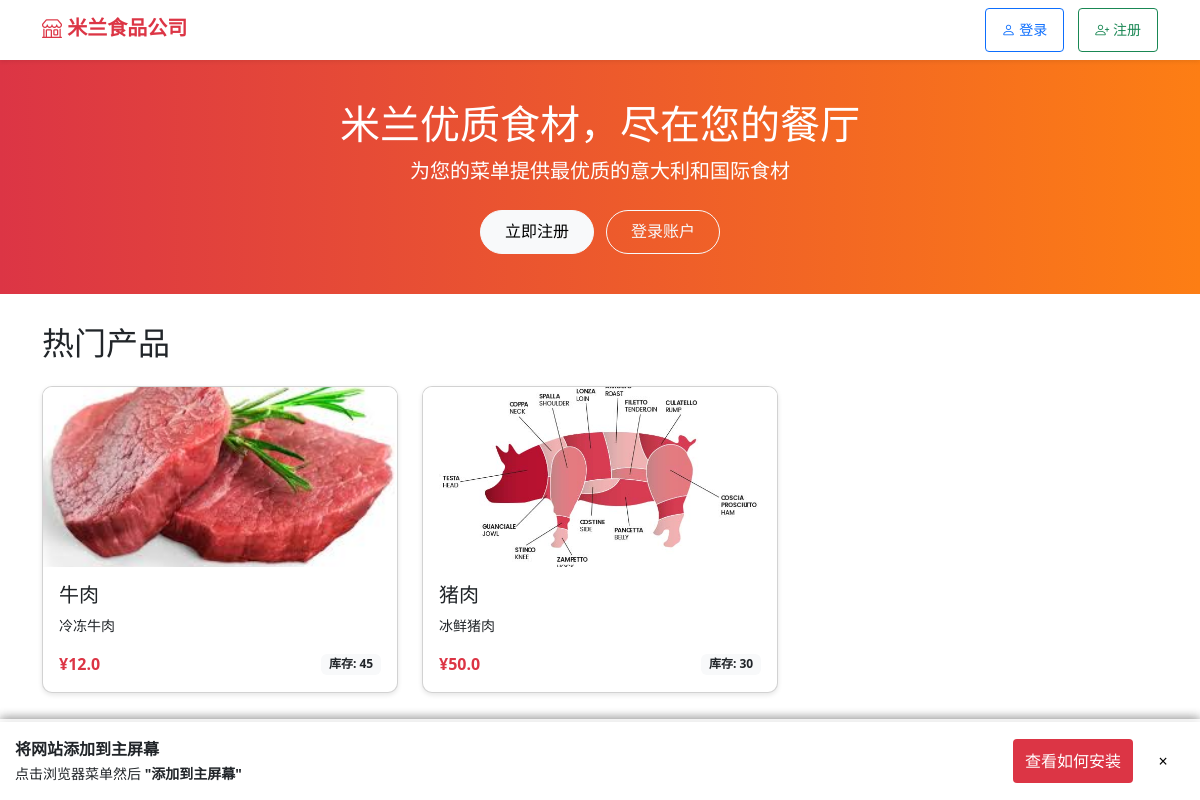
/client/, run on the app's committed database.
### app/db/models.py (models this page shows)
class Product(Base):
    __tablename__ = "products"
    id = Column(Integer, primary_key=True, index=True)
    name = Column(String, index=True)
    description = Column(Text, nullable=True)
    price = Column(Float)
    stock = Column(Integer, default=0)
    image_url = Column(String, nullable=True)
    is_active = Column(Boolean, default=True)
    unit_type = Column(String, default="份")  # 添加单位类型，如：箱、瓶、袋等
    expiry_days = Column(Integer, default=180, nullable=True)  # 默认保质期(天)
    stock_threshold = Column(Integer, default=10)  # 库存阈值，低于此值触发补货建议
    barcode = Column(String, nullable=True, index=True)  # 新增：产品条形码
    order_items = relationship("OrderItem", back_populates="product")
    inventory_items = relationship("Inventory", back_populates="product")

### app/api/endpoints/client.py (the view)
@router.get("/", response_class=HTMLResponse)
async def client_home(request: Request, db: Session = Depends(get_db)):
    products_list = product.get_available_products(db)
    return templates.TemplateResponse("client/index.html", {"request": request, "products": products_list})

### app/templates/client/index.html (shortened to what this page needs)
<!DOCTYPE html>
<html lang="zh">
<head>
    <link href="https://cdn.jsdelivr.net/npm/bootstrap@5.3.0-alpha1/dist/css/bootstrap.min.css" rel="stylesheet">
    <link rel="stylesheet" href="https://cdn.jsdelivr.net/npm/bootstrap-icons@1.10.3/font/bootstrap-icons.css">
<link rel="stylesheet" href="/mlsp/static/css/mobile-app.css">
<link rel="stylesheet" href="/mlsp/static/css/pwa-styles.css">
</head>
<body>
    <nav class="navbar navbar-expand-lg navbar-light bg-white shadow-sm">
        <div class="container">
            <a class="navbar-brand" href="/client">
                <i class="bi bi-shop"></i> 米兰食品公司
            </a>
            <div class="auth-buttons ms-auto">
                {% if request.cookies.get("restaurant_id") %}
                <a href="/mlsp/client/dashboard" class="btn btn-outline-primary btn-sm">
                    <i class="bi bi-person-circle"></i> 我的账户
                </a>
                <a href="/mlsp/logout" class="btn btn-outline-danger btn-sm">
                    <i class="bi bi-box-arrow-right"></i> 退出
                </a>
                {% else %}
                <a href="/mlsp/client/login" class="btn btn-outline-primary btn-sm">
                    <i class="bi bi-person"></i> 登录
                </a>
                <a href="/mlsp/client/register" class="btn btn-outline-success btn-sm">
                    <i class="bi bi-person-plus"></i> 注册
                </a>
                {% endif %}
            </div>
        </div>
    </nav>
    <div class="hero-section">
        <div class="container text-center">
            <h1>米兰优质食材，尽在您的餐厅</h1>
            <p class="lead">为您的菜单提供最优质的意大利和国际食材</p>
            {% if not request.cookies.get("restaurant_id") %}
            <div class="mt-4">
                <a href="/mlsp/client/register" class="btn btn-light rounded-pill px-4 py-2">立即注册</a>
                <a href="/mlsp/client/login" class="btn btn-outline-light rounded-pill px-4 py-2 ms-2">登录账户</a>
            </div>
            {% else %}
            <div class="mt-4">
                <a href="/mlsp/client/create-order" class="btn btn-light rounded-pill px-4 py-2">立即下单</a>
            </div>
            {% endif %}
        </div>
    </div>
    <div class="container mb-5">
        <h2 class="mb-4">热门产品</h2>
        <div class="row row-cols-1 row-cols-md-2 row-cols-lg-3 g-4">
            {% for product in products %}
            <div class="col">
                <div class="card product-card {% if product.stock <= 0 %}out-of-stock{% endif %}">
                    <img src="{% if product.image_url  and not product.image_url .startswith('/mlsp') and not product.image_url .startswith('http') %}/mlsp{{ product.image_url  }}{% else %}{{ product.image_url  }}{% endif %}"
                        class="card-img-top product-image"
                        alt="{{ product.name }}"
                    >
                    <div class="card-body">
                        <h5 class="card-title">{{ product.name }}</h5>
                        <p class="card-text small text-truncate">{{ product.description }}</p>
                        <div class="d-flex justify-content-between align-items-center">
                            <span class="text-danger fw-bold">¥{{ product.price }}</span>
                            <span class="badge bg-light text-dark">库存: {{ product.stock }}</span>
                        </div>
                    </div>
                </div>
            </div>
            {% endfor %}
        </div>
    </div>
    <nav class="navbar fixed-bottom navbar-light bg-white bottom-navbar py-2">
        <div class="container-fluid justify-content-around">
            <a href="/client" class="bottom-nav-link active">
                <span>首页</span>
            </a>
            <a href="/mlsp/client/products" class="bottom-nav-link">
                <span>产品</span>
            </a>
            <a href="/mlsp/client/create-order" class="bottom-nav-link">
                <span>下单</span>
            </a>
            <a href="/mlsp/client/orders" class="bottom-nav-link">
                <span>订单</span>
            </a>
            <a href="/mlsp/client/dashboard" class="bottom-nav-link">
                <span>我的</span>
            </a>
        </div>
    </nav>
</body>
</html>

### app/static/css/mobile-app.css (style rules this page uses)
html { height: 100%; width: 100%; overflow: hidden; }
body { height: 100%; width: 100%; overflow: auto; -webkit-overflow-scrolling: touch; position: fixed; padding: 0; margin: 0; padding-top: env(safe-area-inset-top); padding-bottom: env(safe-area-inset-bottom); padding-left: env(safe-area-inset-left); padding-right: env(safe-area-inset-right); }
.btn, button, a, input[type="button"], input[type="submit"] { min-height: 44px; min-width: 44px; }
* { -webkit-tap-highlight-color: transparent; }

### app/static/css/pwa-styles.css (style rules this page uses)
* { -webkit-tap-highlight-color: transparent; }
button, .btn, a.btn, .nav-link, [role="button"] { min-height: 44px; min-width: 44px; padding: 10px 16px; }
html, body { -webkit-overflow-scrolling: touch; scroll-behavior: smooth; }

### app/templates/client/index.html (style rules this page uses)
body { padding-bottom: 70px; }
.product-card { border-radius: 10px; overflow: hidden; transition: transform 0.3s; height: 100%; box-shadow: 0 2px 5px rgba(0,0,0,0.1); }
.product-image { height: 180px; object-fit: cover; width: 100%; }
.navbar-brand { font-weight: bold; color: #dc3545 !important; }
.auth-buttons .btn { margin-left: 10px; }
.hero-section { background: linear-gradient(to right, #dc3545, #fd7e14); color: white; padding: 40px 0; margin-bottom: 30px; }
.bottom-navbar { box-shadow: 0 -2px 10px rgba(0,0,0,0.1); }
.bottom-nav-link { display: flex; flex-direction: column; align-items: center; color: #6c757d; text-decoration: none; font-size: 0.8rem; }
.bottom-nav-link.active { color: #dc3545; }

### data on the page
Product: image_url (picture), name "牛肉", description "冷冻牛肉", price "12.0", stock "45"
Product: image_url (picture), name "猪肉", description "冰鲜猪肉", price "50.0", stock "30"
